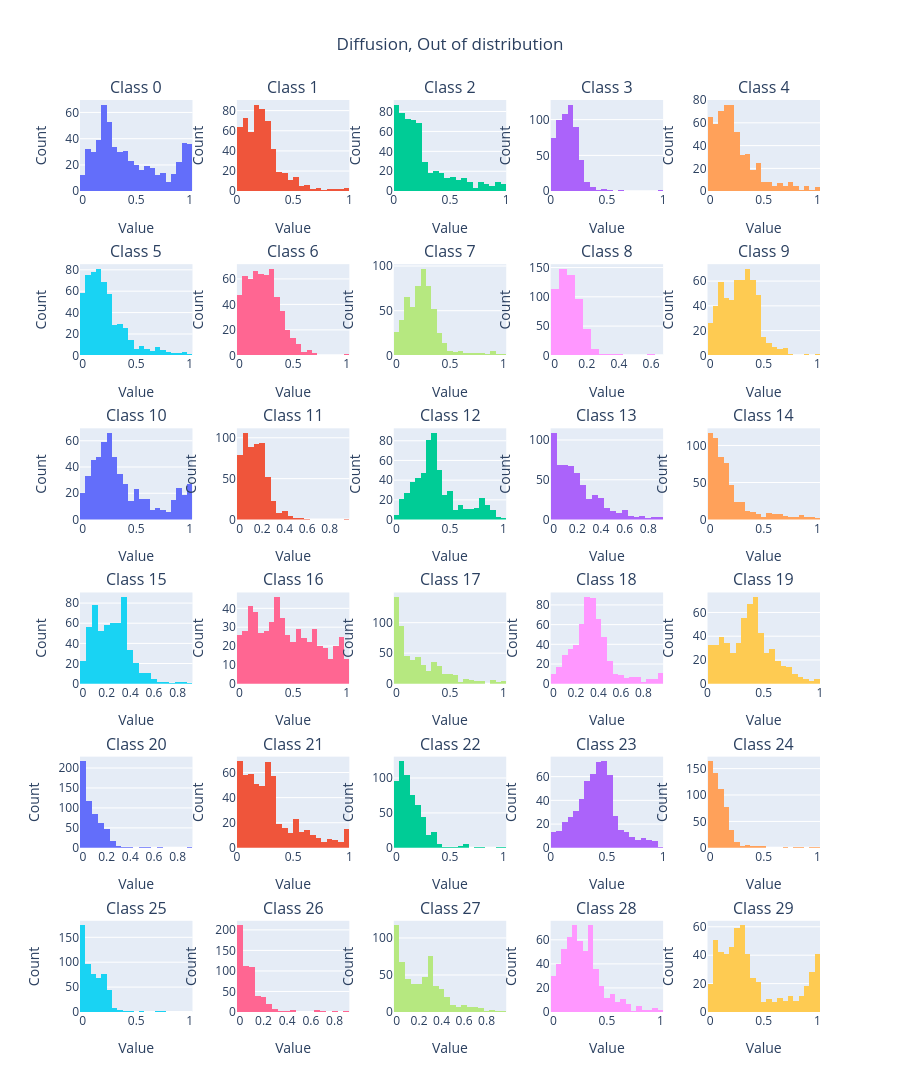

Here is the notebook cell this chart was saved with:
### Code cell
preds_array = np.array([pred.detach().numpy() if torch.is_tensor(pred) else pred for pred in preds_diff])

# preds_array should now have shape (n_samples, 30)
print(f"Predictions array shape: {preds_array.shape}")

# Create subplots - 6 rows x 5 columns for 30 histograms
fig = make_subplots(
    rows=6, cols=5,
    subplot_titles=[f'Class {i}' for i in range(30)],
    vertical_spacing=0.08,
    horizontal_spacing=0.06
)

# Create histogram for each column
for i in range(30):
    row = i // 5 + 1  # Calculate row (1-indexed)
    col = i % 5 + 1   # Calculate column (1-indexed)

    # Add histogram trace
    fig.add_trace(
        go.Histogram(
            x=preds_array[:, i],
            nbinsx=20,  # Number of bins
            name=f'Col {i}',
            showlegend=False
        ),
        row=row, col=col
    )

# Update layout
fig.update_layout(
    title_text="Diffusion, Out of distribution",
    title_x=0.5,
    height=1200,  # Adjust height as needed
    showlegend=False
)

# Update x and y axis labels
fig.update_xaxes(title_text="Value")
fig.update_yaxes(title_text="Count")

# Show the plot
fig.show()
fig.write_image('/Users/jkosciukiewicz/Developer/UJ/Projects/HCS-DFC/historgrams/DIFF_OUT_BRAY.png', height=1200, width=1600)

### Figure 1 — Plotly figure (JSON) as saved in the notebook; plotly's stock layout.template omitted (floating-point values rounded to 4 significant figures; data arrays with more than 128 entries replaced by an {"elided": "..."} marker saying what was removed)
{"data": [{"name": "Col 0", "nbinsx": 20, "showlegend": false, "x": {"elided": "564 float values"}, "type": "histogram", "xaxis": "x", "yaxis": "y"}, {"name": "Col 1", "nbinsx": 20, "showlegend": false, "x": {"elided": "564 float values"}, "type": "histogram", "xaxis": "x2", "yaxis": "y2"}, {"name": "Col 2", "nbinsx": 20, "showlegend": false, "x": {"elided": "564 float values"}, "type": "histogram", "xaxis": "x3", "yaxis": "y3"}, {"name": "Col 3", "nbinsx": 20, "showlegend": false, "x": {"elided": "564 float values"}, "type": "histogram", "xaxis": "x4", "yaxis": "y4"}, {"name": "Col 4", "nbinsx": 20, "showlegend": false, "x": {"elided": "564 float values"}, "type": "histogram", "xaxis": "x5", "yaxis": "y5"}, {"name": "Col 5", "nbinsx": 20, "showlegend": false, "x": {"elided": "564 float values"}, "type": "histogram", "xaxis": "x6", "yaxis": "y6"}, {"name": "Col 6", "nbinsx": 20, "showlegend": false, "x": {"elided": "564 float values"}, "type": "histogram", "xaxis": "x7", "yaxis": "y7"}, {"name": "Col 7", "nbinsx": 20, "showlegend": false, "x": {"elided": "564 float values"}, "type": "histogram", "xaxis": "x8", "yaxis": "y8"}, {"name": "Col 8", "nbinsx": 20, "showlegend": false, "x": {"elided": "564 float values"}, "type": "histogram", "xaxis": "x9", "yaxis": "y9"}, {"name": "Col 9", "nbinsx": 20, "showlegend": false, "x": {"elided": "564 float values"}, "type": "histogram", "xaxis": "x10", "yaxis": "y10"}, {"name": "Col 10", "nbinsx": 20, "showlegend": false, "x": {"elided": "564 float values"}, "type": "histogram", "xaxis": "x11", "yaxis": "y11"}, {"name": "Col 11", "nbinsx": 20, "showlegend": false, "x": {"elided": "564 float values"}, "type": "histogram", "xaxis": "x12", "yaxis": "y12"}, {"name": "Col 12", "nbinsx": 20, "showlegend": false, "x": {"elided": "564 float values"}, "type": "histogram", "xaxis": "x13", "yaxis": "y13"}, {"name": "Col 13", "nbinsx": 20, "showlegend": false, "x": {"elided": "564 float values"}, "type": "histogram", "xaxis": "x14", "yaxis": "y14"}, {"name": "Col 14", "nbinsx": 20, "showlegend": false, "x": {"elided": "564 float values"}, "type": "histogram", "xaxis": "x15", "yaxis": "y15"}, {"name": "Col 15", "nbinsx": 20, "showlegend": false, "x": {"elided": "564 float values"}, "type": "histogram", "xaxis": "x16", "yaxis": "y16"}, {"name": "Col 16", "nbinsx": 20, "showlegend": false, "x": {"elided": "564 float values"}, "type": "histogram", "xaxis": "x17", "yaxis": "y17"}, {"name": "Col 17", "nbinsx": 20, "showlegend": false, "x": {"elided": "564 float values"}, "type": "histogram", "xaxis": "x18", "yaxis": "y18"}, {"name": "Col 18", "nbinsx": 20, "showlegend": false, "x": {"elided": "564 float values"}, "type": "histogram", "xaxis": "x19", "yaxis": "y19"}, {"name": "Col 19", "nbinsx": 20, "showlegend": false, "x": {"elided": "564 float values"}, "type": "histogram", "xaxis": "x20", "yaxis": "y20"}, {"name": "Col 20", "nbinsx": 20, "showlegend": false, "x": {"elided": "564 float values"}, "type": "histogram", "xaxis": "x21", "yaxis": "y21"}, {"name": "Col 21", "nbinsx": 20, "showlegend": false, "x": {"elided": "564 float values"}, "type": "histogram", "xaxis": "x22", "yaxis": "y22"}, {"name": "Col 22", "nbinsx": 20, "showlegend": false, "x": {"elided": "564 float values"}, "type": "histogram", "xaxis": "x23", "yaxis": "y23"}, {"name": "Col 23", "nbinsx": 20, "showlegend": false, "x": {"elided": "564 float values"}, "type": "histogram", "xaxis": "x24", "yaxis": "y24"}, {"name": "Col 24", "nbinsx": 20, "showlegend": false, "x": {"elided": "564 float values"}, "type": "histogram", "xaxis": "x25", "yaxis": "y25"}, {"name": "Col 25", "nbinsx": 20, "showlegend": false, "x": {"elided": "564 float values"}, "type": "histogram", "xaxis": "x26", "yaxis": "y26"}, {"name": "Col 26", "nbinsx": 20, "showlegend": false, "x": {"elided": "564 float values"}, "type": "histogram", "xaxis": "x27", "yaxis": "y27"}, {"name": "Col 27", "nbinsx": 20, "showlegend": false, "x": {"elided": "564 float values"}, "type": "histogram", "xaxis": "x28", "yaxis": "y28"}, {"name": "Col 28", "nbinsx": 20, "showlegend": false, "x": {"elided": "564 float values"}, "type": "histogram", "xaxis": "x29", "yaxis": "y29"}, {"name": "Col 29", "nbinsx": 20, "showlegend": false, "x": {"elided": "564 float values"}, "type": "histogram", "xaxis": "x30", "yaxis": "y30"}], "layout": {"xaxis": {"anchor": "y", "domain": [0.0, 0.152], "title": {"text": "Value"}}, "yaxis": {"anchor": "x", "domain": [0.9, 1.0], "title": {"text": "Count"}}, "xaxis2": {"anchor": "y2", "domain": [0.212, 0.364], "title": {"text": "Value"}}, "yaxis2": {"anchor": "x2", "domain": [0.9, 1.0], "title": {"text": "Count"}}, "xaxis3": {"anchor": "y3", "domain": [0.424, 0.576], "title": {"text": "Value"}}, "yaxis3": {"anchor": "x3", "domain": [0.9, 1.0], "title": {"text": "Count"}}, "xaxis4": {"anchor": "y4", "domain": [0.636, 0.788], "title": {"text": "Value"}}, "yaxis4": {"anchor": "x4", "domain": [0.9, 1.0], "title": {"text": "Count"}}, "xaxis5": {"anchor": "y5", "domain": [0.848, 1.0], "title": {"text": "Value"}}, "yaxis5": {"anchor": "x5", "domain": [0.9, 1.0], "title": {"text": "Count"}}, "xaxis6": {"anchor": "y6", "domain": [0.0, 0.152], "title": {"text": "Value"}}, "yaxis6": {"anchor": "x6", "domain": [0.72, 0.82], "title": {"text": "Count"}}, "xaxis7": {"anchor": "y7", "domain": [0.212, 0.364], "title": {"text": "Value"}}, "yaxis7": {"anchor": "x7", "domain": [0.72, 0.82], "title": {"text": "Count"}}, "xaxis8": {"anchor": "y8", "domain": [0.424, 0.576], "title": {"text": "Value"}}, "yaxis8": {"anchor": "x8", "domain": [0.72, 0.82], "title": {"text": "Count"}}, "xaxis9": {"anchor": "y9", "domain": [0.636, 0.788], "title": {"text": "Value"}}, "yaxis9": {"anchor": "x9", "domain": [0.72, 0.82], "title": {"text": "Count"}}, "xaxis10": {"anchor": "y10", "domain": [0.848, 1.0], "title": {"text": "Value"}}, "yaxis10": {"anchor": "x10", "domain": [0.72, 0.82], "title": {"text": "Count"}}, "xaxis11": {"anchor": "y11", "domain": [0.0, 0.152], "title": {"text": "Value"}}, "yaxis11": {"anchor": "x11", "domain": [0.54, 0.64], "title": {"text": "Count"}}, "xaxis12": {"anchor": "y12", "domain": [0.212, 0.364], "title": {"text": "Value"}}, "yaxis12": {"anchor": "x12", "domain": [0.54, 0.64], "title": {"text": "Count"}}, "xaxis13": {"anchor": "y13", "domain": [0.424, 0.576], "title": {"text": "Value"}}, "yaxis13": {"anchor": "x13", "domain": [0.54, 0.64], "title": {"text": "Count"}}, "xaxis14": {"anchor": "y14", "domain": [0.636, 0.788], "title": {"text": "Value"}}, "yaxis14": {"anchor": "x14", "domain": [0.54, 0.64], "title": {"text": "Count"}}, "xaxis15": {"anchor": "y15", "domain": [0.848, 1.0], "title": {"text": "Value"}}, "yaxis15": {"anchor": "x15", "domain": [0.54, 0.64], "title": {"text": "Count"}}, "xaxis16": {"anchor": "y16", "domain": [0.0, 0.152], "title": {"text": "Value"}}, "yaxis16": {"anchor": "x16", "domain": [0.36, 0.46], "title": {"text": "Count"}}, "xaxis17": {"anchor": "y17", "domain": [0.212, 0.364], "title": {"text": "Value"}}, "yaxis17": {"anchor": "x17", "domain": [0.36, 0.46], "title": {"text": "Count"}}, "xaxis18": {"anchor": "y18", "domain": [0.424, 0.576], "title": {"text": "Value"}}, "yaxis18": {"anchor": "x18", "domain": [0.36, 0.46], "title": {"text": "Count"}}, "xaxis19": {"anchor": "y19", "domain": [0.636, 0.788], "title": {"text": "Value"}}, "yaxis19": {"anchor": "x19", "domain": [0.36, 0.46], "title": {"text": "Count"}}, "xaxis20": {"anchor": "y20", "domain": [0.848, 1.0], "title": {"text": "Value"}}, "yaxis20": {"anchor": "x20", "domain": [0.36, 0.46], "title": {"text": "Count"}}, "xaxis21": {"anchor": "y21", "domain": [0.0, 0.152], "title": {"text": "Value"}}, "yaxis21": {"anchor": "x21", "domain": [0.18, 0.28], "title": {"text": "Count"}}, "xaxis22": {"anchor": "y22", "domain": [0.212, 0.364], "title": {"text": "Value"}}, "yaxis22": {"anchor": "x22", "domain": [0.18, 0.28], "title": {"text": "Count"}}, "xaxis23": {"anchor": "y23", "domain": [0.424, 0.576], "title": {"text": "Value"}}, "yaxis23": {"anchor": "x23", "domain": [0.18, 0.28], "title": {"text": "Count"}}, "xaxis24": {"anchor": "y24", "domain": [0.636, 0.788], "title": {"text": "Value"}}, "yaxis24": {"anchor": "x24", "domain": [0.18, 0.28], "title": {"text": "Count"}}, "xaxis25": {"anchor": "y25", "domain": [0.848, 1.0], "title": {"text": "Value"}}, "yaxis25": {"anchor": "x25", "domain": [0.18, 0.28], "title": {"text": "Count"}}, "xaxis26": {"anchor": "y26", "domain": [0.0, 0.152], "title": {"text": "Value"}}, "yaxis26": {"anchor": "x26", "domain": [0.0, 0.1], "title": {"text": "Count"}}, "xaxis27": {"anchor": "y27", "domain": [0.212, 0.364], "title": {"text": "Value"}}, "yaxis27": {"anchor": "x27", "domain": [0.0, 0.1], "title": {"text": "Count"}}, "xaxis28": {"anchor": "y28", "domain": [0.424, 0.576], "title": {"text": "Value"}}, "yaxis28": {"anchor": "x28", "domain": [0.0, 0.1], "title": {"text": "Count"}}, "xaxis29": {"anchor": "y29", "domain": [0.636, 0.788], "title": {"text": "Value"}}, "yaxis29": {"anchor": "x29", "domain": [0.0, 0.1], "title": {"text": "Count"}}, "xaxis30": {"anchor": "y30", "domain": [0.848, 1.0], "title": {"text": "Value"}}, "yaxis30": {"anchor": "x30", "domain": [0.0, 0.1], "title": {"text": "Count"}}, "annotations": [{"font": {"size": 16}, "showarrow": false, "text": "Class 0", "x": 0.076, "xanchor": "center", "xref": "paper", "y": 1.0, "yanchor": "bottom", "yref": "paper"}, {"font": {"size": 16}, "showarrow": false, "text": "Class 1", "x": 0.288, "xanchor": "center", "xref": "paper", "y": 1.0, "yanchor": "bottom", "yref": "paper"}, {"font": {"size": 16}, "showarrow": false, "text": "Class 2", "x": 0.5, "xanchor": "center", "xref": "paper", "y": 1.0, "yanchor": "bottom", "yref": "paper"}, {"font": {"size": 16}, "showarrow": false, "text": "Class 3", "x": 0.712, "xanchor": "center", "xref": "paper", "y": 1.0, "yanchor": "bottom", "yref": "paper"}, {"font": {"size": 16}, "showarrow": false, "text": "Class 4", "x": 0.924, "xanchor": "center", "xref": "paper", "y": 1.0, "yanchor": "bottom", "yref": "paper"}, {"font": {"size": 16}, "showarrow": false, "text": "Class 5", "x": 0.076, "xanchor": "center", "xref": "paper", "y": 0.82, "yanchor": "bottom", "yref": "paper"}, {"font": {"size": 16}, "showarrow": false, "text": "Class 6", "x": 0.288, "xanchor": "center", "xref": "paper", "y": 0.82, "yanchor": "bottom", "yref": "paper"}, {"font": {"size": 16}, "showarrow": false, "text": "Class 7", "x": 0.5, "xanchor": "center", "xref": "paper", "y": 0.82, "yanchor": "bottom", "yref": "paper"}, {"font": {"size": 16}, "showarrow": false, "text": "Class 8", "x": 0.712, "xanchor": "center", "xref": "paper", "y": 0.82, "yanchor": "bottom", "yref": "paper"}, {"font": {"size": 16}, "showarrow": false, "text": "Class 9", "x": 0.924, "xanchor": "center", "xref": "paper", "y": 0.82, "yanchor": "bottom", "yref": "paper"}, {"font": {"size": 16}, "showarrow": false, "text": "Class 10", "x": 0.076, "xanchor": "center", "xref": "paper", "y": 0.64, "yanchor": "bottom", "yref": "paper"}, {"font": {"size": 16}, "showarrow": false, "text": "Class 11", "x": 0.288, "xanchor": "center", "xref": "paper", "y": 0.64, "yanchor": "bottom", "yref": "paper"}, {"font": {"size": 16}, "showarrow": false, "text": "Class 12", "x": 0.5, "xanchor": "center", "xref": "paper", "y": 0.64, "yanchor": "bottom", "yref": "paper"}, {"font": {"size": 16}, "showarrow": false, "text": "Class 13", "x": 0.712, "xanchor": "center", "xref": "paper", "y": 0.64, "yanchor": "bottom", "yref": "paper"}, {"font": {"size": 16}, "showarrow": false, "text": "Class 14", "x": 0.924, "xanchor": "center", "xref": "paper", "y": 0.64, "yanchor": "bottom", "yref": "paper"}, {"font": {"size": 16}, "showarrow": false, "text": "Class 15", "x": 0.076, "xanchor": "center", "xref": "paper", "y": 0.46, "yanchor": "bottom", "yref": "paper"}, {"font": {"size": 16}, "showarrow": false, "text": "Class 16", "x": 0.288, "xanchor": "center", "xref": "paper", "y": 0.46, "yanchor": "bottom", "yref": "paper"}, {"font": {"size": 16}, "showarrow": false, "text": "Class 17", "x": 0.5, "xanchor": "center", "xref": "paper", "y": 0.46, "yanchor": "bottom", "yref": "paper"}, {"font": {"size": 16}, "showarrow": false, "text": "Class 18", "x": 0.712, "xanchor": "center", "xref": "paper", "y": 0.46, "yanchor": "bottom", "yref": "paper"}, {"font": {"size": 16}, "showarrow": false, "text": "Class 19", "x": 0.924, "xanchor": "center", "xref": "paper", "y": 0.46, "yanchor": "bottom", "yref": "paper"}, {"font": {"size": 16}, "showarrow": false, "text": "Class 20", "x": 0.076, "xanchor": "center", "xref": "paper", "y": 0.28, "yanchor": "bottom", "yref": "paper"}, {"font": {"size": 16}, "showarrow": false, "text": "Class 21", "x": 0.288, "xanchor": "center", "xref": "paper", "y": 0.28, "yanchor": "bottom", "yref": "paper"}, {"font": {"size": 16}, "showarrow": false, "text": "Class 22", "x": 0.5, "xanchor": "center", "xref": "paper", "y": 0.28, "yanchor": "bottom", "yref": "paper"}, {"font": {"size": 16}, "showarrow": false, "text": "Class 23", "x": 0.712, "xanchor": "center", "xref": "paper", "y": 0.28, "yanchor": "bottom", "yref": "paper"}, {"font": {"size": 16}, "showarrow": false, "text": "Class 24", "x": 0.924, "xanchor": "center", "xref": "paper", "y": 0.28, "yanchor": "bottom", "yref": "paper"}, {"font": {"size": 16}, "showarrow": false, "text": "Class 25", "x": 0.076, "xanchor": "center", "xref": "paper", "y": 0.1, "yanchor": "bottom", "yref": "paper"}, {"font": {"size": 16}, "showarrow": false, "text": "Class 26", "x": 0.288, "xanchor": "center", "xref": "paper", "y": 0.1, "yanchor": "bottom", "yref": "paper"}, {"font": {"size": 16}, "showarrow": false, "text": "Class 27", "x": 0.5, "xanchor": "center", "xref": "paper", "y": 0.1, "yanchor": "bottom", "yref": "paper"}, {"font": {"size": 16}, "showarrow": false, "text": "Class 28", "x": 0.712, "xanchor": "center", "xref": "paper", "y": 0.1, "yanchor": "bottom", "yref": "paper"}, {"font": {"size": 16}, "showarrow": false, "text": "Class 29", "x": 0.924, "xanchor": "center", "xref": "paper", "y": 0.1, "yanchor": "bottom", "yref": "paper"}], "title": {"text": "Diffusion, Out of distribution", "x": 0.5}, "height": 1200, "showlegend": false}}
